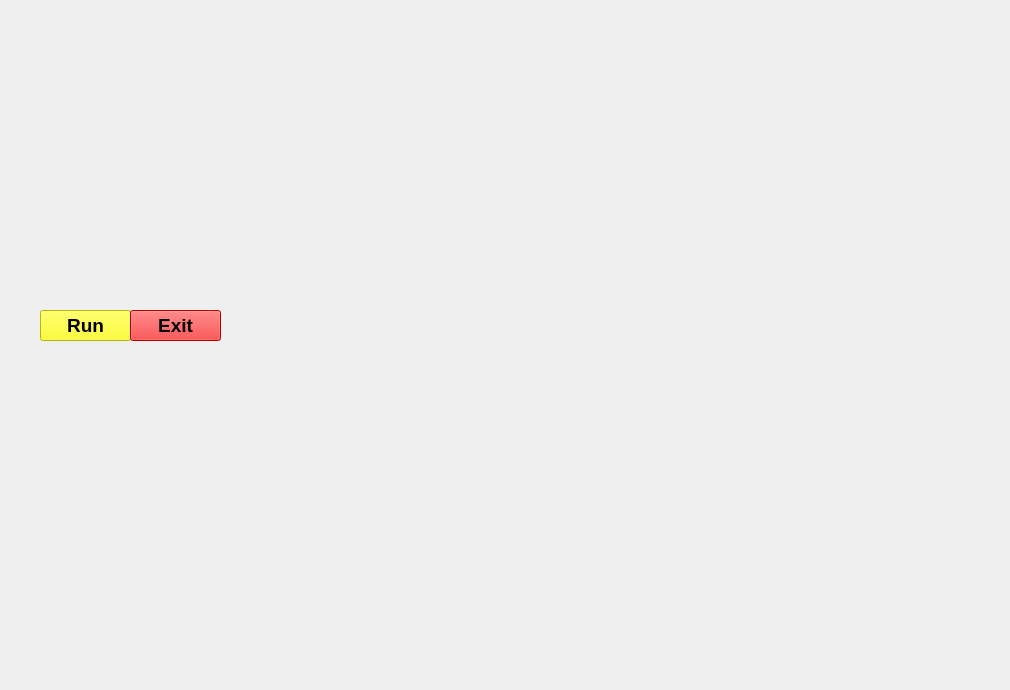
<?xml version="1.0" encoding="UTF-8"?>
<ui version="4.0">
 <class>JarvisUI</class>
 <widget class="QMainWindow" name="JarvisUI">
  <property name="geometry">
   <rect>
    <x>0</x>
    <y>0</y>
    <width>1010</width>
    <height>690</height>
   </rect>
  </property>
  <property name="windowTitle">
   <string>MainWindow</string>
  </property>
  <widget class="QWidget" name="centralwidget">
   <widget class="QLabel" name="label">
    <property name="geometry">
     <rect>
      <x>0</x>
      <y>-50</y>
      <width>1021</width>
      <height>741</height>
     </rect>
    </property>
    <property name="font">
     <font>
      <pointsize>20</pointsize>
      <weight>75</weight>
      <bold>true</bold>
     </font>
    </property>
    <property name="text">
     <string/>
    </property>
    <property name="pixmap">
     <pixmap>C:/Users/Lenovo/Downloads/7LP8.gif</pixmap>
    </property>
    <property name="scaledContents">
     <bool>true</bool>
    </property>
   </widget>
   <widget class="QPushButton" name="pushButton">
    <property name="geometry">
     <rect>
      <x>40</x>
      <y>310</y>
      <width>91</width>
      <height>31</height>
     </rect>
    </property>
    <property name="font">
     <font>
      <pointsize>14</pointsize>
      <weight>75</weight>
      <bold>true</bold>
     </font>
    </property>
    <property name="styleSheet">
     <string notr="true">background-color: rgb(255, 255, 0);</string>
    </property>
    <property name="text">
     <string>Run</string>
    </property>
   </widget>
   <widget class="QPushButton" name="pushButton_2">
    <property name="geometry">
     <rect>
      <x>130</x>
      <y>310</y>
      <width>91</width>
      <height>31</height>
     </rect>
    </property>
    <property name="font">
     <font>
      <pointsize>14</pointsize>
      <weight>75</weight>
      <bold>true</bold>
     </font>
    </property>
    <property name="styleSheet">
     <string notr="true">background-color: rgb(255, 0, 0);</string>
    </property>
    <property name="text">
     <string>Exit</string>
    </property>
   </widget>
   <widget class="QLabel" name="label_2">
    <property name="geometry">
     <rect>
      <x>0</x>
      <y>10</y>
      <width>401</width>
      <height>81</height>
     </rect>
    </property>
    <property name="text">
     <string/>
    </property>
    <property name="pixmap">
     <pixmap>C:/Users/Lenovo/Downloads/T8bahf.gif</pixmap>
    </property>
    <property name="scaledContents">
     <bool>false</bool>
    </property>
   </widget>
   <widget class="QTextBrowser" name="textBrowser">
    <property name="geometry">
     <rect>
      <x>550</x>
      <y>20</y>
      <width>181</width>
      <height>41</height>
     </rect>
    </property>
    <property name="styleSheet">
     <string notr="true">background:transparent;
border-radius:none;
color:white;
font-size:25px;
</string>
    </property>
   </widget>
   <widget class="QTextBrowser" name="textBrowser_2">
    <property name="geometry">
     <rect>
      <x>730</x>
      <y>20</y>
      <width>191</width>
      <height>41</height>
     </rect>
    </property>
    <property name="styleSheet">
     <string notr="true">background:transparent;
border-radius:none;
color:white;
font-size:25px;
</string>
    </property>
   </widget>
   <widget class="QLabel" name="label_3">
    <property name="geometry">
     <rect>
      <x>720</x>
      <y>370</y>
      <width>291</width>
      <height>281</height>
     </rect>
    </property>
    <property name="text">
     <string/>
    </property>
    <property name="pixmap">
     <pixmap>gif/giphy.gif</pixmap>
    </property>
    <property name="scaledContents">
     <bool>true</bool>
    </property>
   </widget>
  </widget>
 </widget>
 <resources/>
 <connections/>
</ui>
